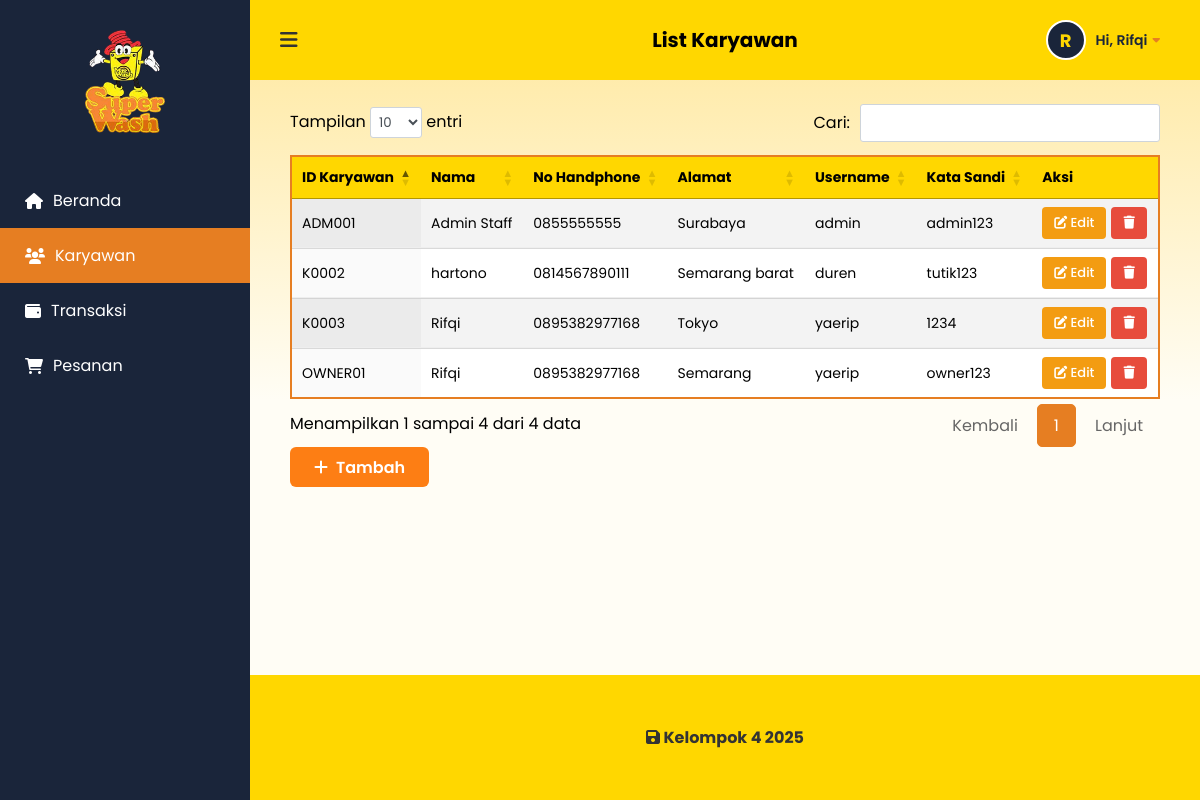
Screenshot of /owner/karyawan.php (signed in) with the database file from the repository.
### tables this page shows
CREATE TABLE `karyawan` (
  `id_karyawan` varchar(10) NOT NULL,
  `nama` varchar(100) DEFAULT NULL,
  `nohp` varchar(15) DEFAULT NULL,
  `alamat` text,
  `username` varchar(50) DEFAULT NULL,
  `password` varchar(255) DEFAULT NULL,
  `updated_at` timestamp NULL DEFAULT CURRENT_TIMESTAMP ON UPDATE CURRENT_TIMESTAMP,
  `role` varchar(20) DEFAULT 'admin'
);

### owner/karyawan.php (the view, shortened to what this page needs)
<!DOCTYPE html>
<html lang="id">
<head>
    <link rel="stylesheet" href="https://cdnjs.cloudflare.com/ajax/libs/font-awesome/6.0.0/css/all.min.css">
    <link rel="stylesheet" href="https://cdn.datatables.net/1.13.4/css/jquery.dataTables.min.css">
    <link rel="stylesheet" href="../css/style.css?t=<?php echo time(); ?>">
</head>
<body>
<div class="container">
    <aside class="sidebar" id="sidebar">
        <div class="logo-area">
            <div class="logo-placeholder">
                <span><img src="../img/superwash_logo.png" alt="Super Wash Logo"></span>
            </div>
        </div>
        <?php $page = basename($_SERVER['PHP_SELF']); ?>
        <nav class="menu">
            <a href="index.php" class="<?= ($page == 'index.php') ? 'active' : '' ?>">
                <i class="fa-solid fa-house"></i> Beranda
            </a>
            <a href="karyawan.php" class="<?= ($page == 'karyawan.php') ? 'active' : '' ?>">
                <i class="fa-solid fa-users"></i> Karyawan
            </a>
            <a href="transaksi.php" class="<?= ($page == 'transaksi.php') ? 'active' : '' ?>">
                <i class="fa-solid fa-wallet"></i> Transaksi
            </a>
            <a href="pesanan.php" class="<?= ($page == 'pesanan.php') ? 'active' : '' ?>">
                <i class="fa-solid fa-cart-shopping"></i> Pesanan
            </a>
        </nav>
    </aside>
    <main class="main-content">
        <header class="top-bar">
            <div class="left-nav">
                <button id="toggleSidebar"><i class="fa-solid fa-bars"></i></button>
            </div>
            <h2 class="page-title">List Karyawan</h2>
            <div class="profile-dropdown">
                <div class="profile-trigger" id="profileTrigger">
                    <div class="profile-icon">
                        <?= substr($_SESSION['nama'], 0, 1) ?> </div>
                    <span class="profile-name">
                        Hi, <?= $_SESSION['nama'] ?> <i class="fa-solid fa-caret-down"></i>
                    </span>
                </div>
            </div>
        </header>
        <section class="table-section">
            <div class="table-responsive">
                <table id="tabelKaryawan" class="display" style="width:100%">
                    <thead>
                        <tr>
                            <th>ID Karyawan</th>
                            <th>Nama</th>
                            <th>No Handphone</th>
                            <th>Alamat</th>
                            <th>Username</th>
                            <th>Kata Sandi</th>
                            <th>Aksi</th>
                        </tr>
                    </thead>
                    <tbody>
                        <?php
                        include '../koneksi.php';
                        $query = mysqli_query($koneksi, "SELECT * FROM karyawan");
                        while($karyawan = mysqli_fetch_array($query)):
                        ?>
                        <tr>
                            <td><?= $karyawan['id_karyawan'] ?></td>
                            <td><?= $karyawan['nama'] ?></td>
                            <td><?= $karyawan['nohp'] ?></td>
                            <td><?= $karyawan['alamat'] ?></td>
                            <td><?= $karyawan['username'] ?></td>
                            <td><?= $karyawan['password'] ?></td>
                            <td>
                                <a href="editkaryawan.php?id=<?= $karyawan['id_karyawan'] ?>" class="btn-edit" style="text-decoration:none;">
                                    <i class="fa-solid fa-pen-to-square"></i> Edit
                                </a>
                                <a href="hapuskaryawan.php?id=<?= $karyawan['id_karyawan'] ?>"
                                    class="btn-delete"
                                    onclick="return confirm('Apakah Anda yakin ingin menghapus data karyawan ini? Data yang dihapus tidak bisa dikembalikan.');"
                                    style="text-decoration:none;">
                                    <i class="fa-solid fa-trash"></i>
                                </a>
                            </td>
                        </tr>
                        <?php endwhile; ?>
                    </tbody>
                </table>
            </div>
            <button class="btn-add-large" onclick="window.location.href='addkaryawan.php'">
                <i class="fa-solid fa-plus"></i> Tambah
            </button>
        </section>
        <footer class="footer">
            <p><i class="fa-solid fa-save"></i> Kelompok 4 2025</p>
        </footer>
    </main>
</div>
</body>
</html>

### css/style.css (style rules this page uses)
* { margin: 0; padding: 0; box-sizing: border-box; font-family: "Poppins", sans-serif; }
body { background-color: #fffdf5; background: linear-gradient(to bottom, #ffe79a 0%, #fffdf5 400px); background-repeat: no-repeat; min-height: 100vh; }
.container { display: flex; min-height: 100vh; }
.sidebar { width: 250px; background-color: #1a253a; color: white; display: flex; flex-direction: column; transition: all 0.3s ease; overflow: hidden; white-space: nowrap; flex-shrink: 0; justify-content: flex-start !important; padding-top: 30px !important; }
.logo-area { padding: 0 10px; margin-top: 0 !important; margin-bottom: 20px; display: flex; flex-direction: column; align-items: center; justify-content: center; text-align: center; }
.logo-area img { width: 80px; height: auto; display: block; }
.menu { margin-top: 20px; }
.menu a { display: block; padding: 15px 25px; color: white; text-decoration: none; font-size: 16px; display: flex; align-items: center; gap: 10px; transition: 0.3s; }
.menu a:hover, .menu a.active { background-color: #e67e22; }
.main-content { flex: 1; display: flex; flex-direction: column; }
.top-bar { background-color: #ffd700; padding: 15px 30px; padding-bottom: 10px; display: flex; justify-content: space-between; align-items: center; position: relative; z-index: 10; }
.page-title { position: absolute; left: 50%; transform: translateX(-50%); font-size: 20px; font-weight: bold; color: #000000; white-space: nowrap; margin: 0; }
.left-nav { display: flex; align-items: center; gap: 15px; }
#toggleSidebar { background: none; border: none; font-size: 20px; cursor: pointer; color: #333; }
.top-bar { background-color: #ffd700; padding: 15px 30px; display: flex; justify-content: space-between; align-items: center; position: relative; z-index: 10; }
.table-section { padding: 20px 40px; }
.table-responsive { overflow-x: hidden; border-bottom: none !important; }
table.dataTable tbody tr:last-child td { border-bottom: 2px solid #e67e22 !important; }
table { width: 60%; margin: 10px auto; border-collapse: collapse; margin-top: 10px; background: white; font-size: 14px; border: 2px solid #e67e22; }
table th { background-color: #ffd700; padding: 12px; text-align: left; font-weight: bold; }
table td { padding: 12px; border-bottom: 1px solid #eee; }
table tr:nth-child(even) { background-color: #f9f9f9; }
table.dataTable thead th { background-color: #ffd700; border-bottom: 2px solid #e67e22; }
table.dataTable { border-bottom: none !important; }
.footer { background-color: #ffd700; text-align: center; padding: 50px; margin-top: auto; font-weight: bold; color: #333; }
.btn-edit { background-color: #f39c12; color: white; border: none; padding: 6px 12px; border-radius: 4px; cursor: pointer; font-size: 13px; font-weight: 500; transition: 0.3s; }
.btn-delete { background-color: #e74c3c; color: white; border: none; padding: 6px 12px; border-radius: 4px; cursor: pointer; font-size: 13px; transition: 0.3s; }
.btn-add-large { height: 40px; margin-left: 0 !important; background-color: #fd7e14; color: white; border: none; padding: 12px 24px; border-radius: 6px; font-size: 16px; font-weight: 600; cursor: pointer; margin-top: 0px; display: inline-flex; align-items: center; gap: 8px; transition: 0.3s; }
table.dataTable thead th { background-color: #ffd700; color: #000; border-bottom: 2px solid #e67e22; padding: 12px 10px; }
table.dataTable tbody tr:nth-child(odd) { background-color: #f9f9f9; }
table.dataTable tbody tr:nth-child(even) { background-color: #ffffff; }
.profile-dropdown { position: relative; cursor: pointer; margin-left: auto; }
.profile-trigger { display: flex; align-items: center; gap: 10px; padding: 5px 10px; border-radius: 8px; transition: 0.3s; }
.profile-icon { width: 40px; height: 40px; background-color: #1a253a; color: #ffd700; border-radius: 50%; display: flex; align-items: center; justify-content: center; font-weight: 700; font-size: 18px; border: 2px solid #fff; }
.profile-name { font-weight: 600; color: #1a253a; font-size: 14px; display: flex; align-items: center; gap: 5px; }
.profile-name i { font-size: 12px; color: #e67e22; }

### owner/karyawan.php (style rules this page uses)
table td:last-child { white-space: nowrap; display: flex; align-items: center; gap: 5px; }

### rows the page displays
karyawan: id_karyawan "ADM001", nama "Admin Staff", nohp "0855555555", alamat "Surabaya", username "admin", password "admin123"
karyawan: id_karyawan "K0002", nama "hartono", nohp "0814567890111", alamat "Semarang barat", username "duren", password "tutik123"
karyawan: id_karyawan "K0003", nama "Rifqi", nohp "0895382977168", alamat "Tokyo", username "yaerip", password "1234"
karyawan: id_karyawan "OWNER01", nama "Rifqi", nohp "0895382977168", alamat "Semarang", username "yaerip", password "owner123"

### other values shown
substr($_SESSION['nama'], 0, 1) "R"
$_SESSION['nama'] "Rifqi"
